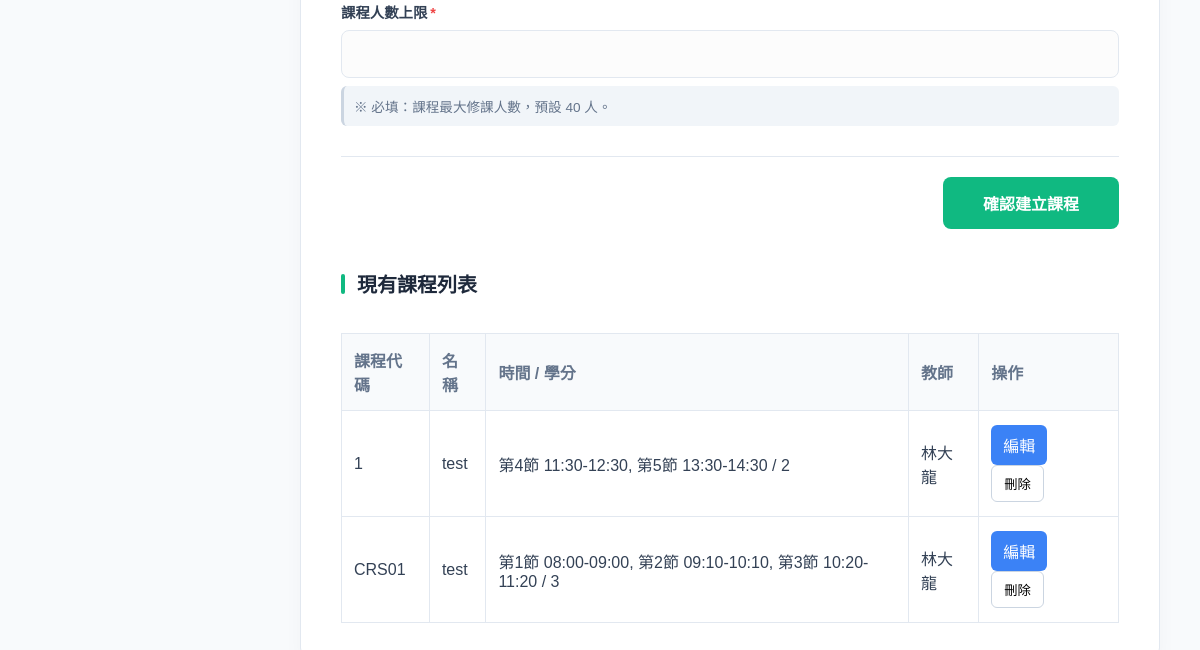
The app's page /accounts/admin/course/add/ (signed in, lower part), older data.
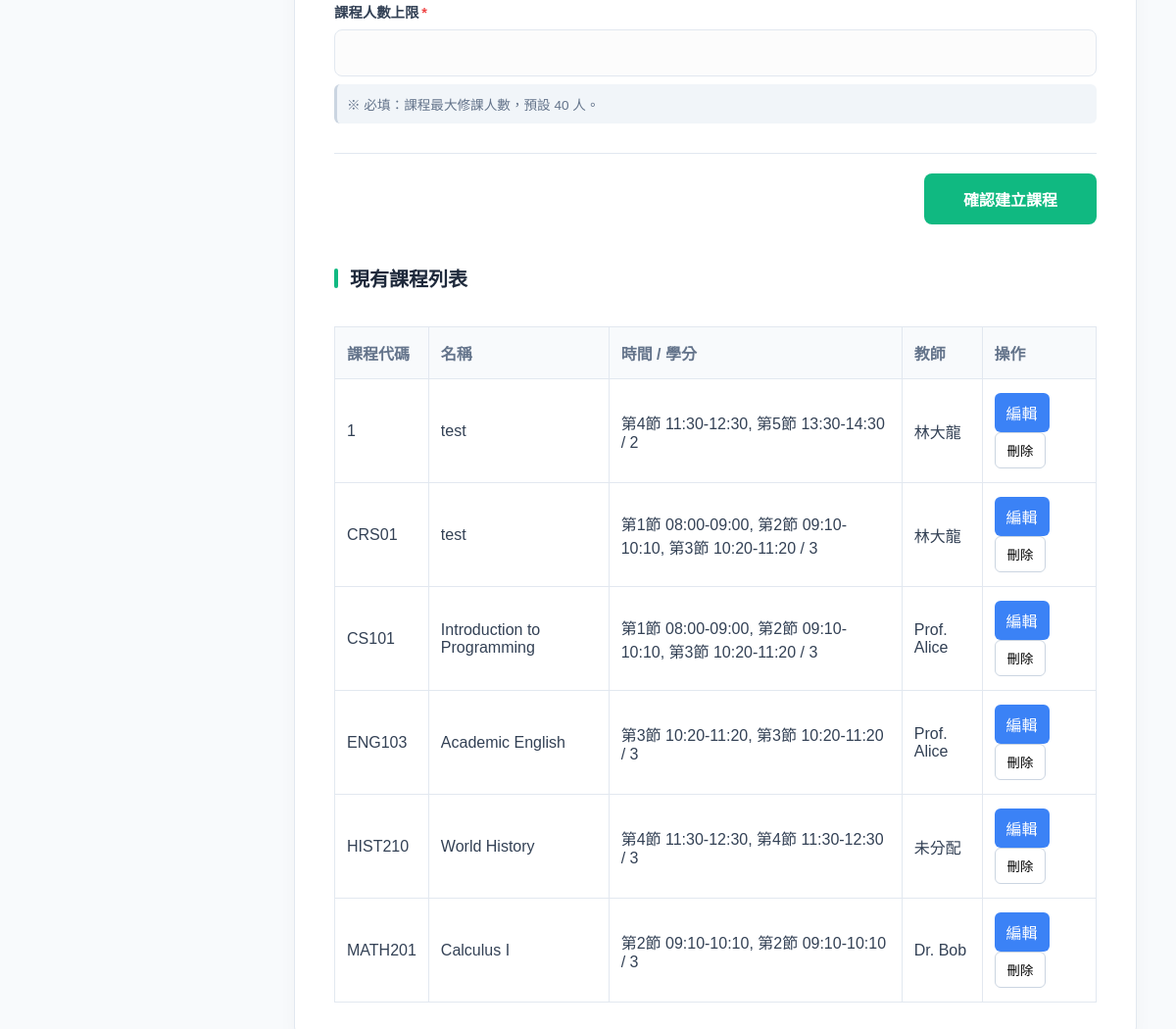
The same page, newer data.
### grades/models.py (models this page shows, shortened)
class Course(models.Model):
    SCHEDULE_CHOICES = [
        ('週一', [
            ('MON_1', '第1節 08:00-09:00'),
            ('MON_2', '第2節 09:10-10:10'),
            ('MON_3', '第3節 10:20-11:20'),
            ('MON_4', '第4節 11:30-12:30'),
            ('MON_5', '第5節 13:30-14:30'),
            ('MON_6', '第6節 14:40-15:40'),
            ('MON_7', '第7節 15:50-16:50'),
            ('MON_8', '第8節 17:00-18:00'),
        ]),
        ('週二', [
            ('TUE_1', '第1節 08:00-09:00'),
            ('TUE_2', '第2節 09:10-10:10'),
            ('TUE_3', '第3節 10:20-11:20'),
            ('TUE_4', '第4節 11:30-12:30'),
            ('TUE_5', '第5節 13:30-14:30'),
            ('TUE_6', '第6節 14:40-15:40'),
            ('TUE_7', '第7節 15:50-16:50'),
            ('TUE_8', '第8節 17:00-18:00'),
        ]),
        ('週三', [
            ('WED_1', '第1節 08:00-09:00'),
            ('WED_2', '第2節 09:10-10:10'),
            ('WED_3', '第3節 10:20-11:20'),
            ('WED_4', '第4節 11:30-12:30'),
            ('WED_5', '第5節 13:30-14:30'),
            ('WED_6', '第6節 14:40-15:40'),
            ('WED_7', '第7節 15:50-16:50'),
            ('WED_8', '第8節 17:00-18:00'),
        ]),
        ('週四', [
            ('THU_1', '第1節 08:00-09:00'),
            ('THU_2', '第2節 09:10-10:10'),
            ('THU_3', '第3節 10:20-11:20'),
            ('THU_4', '第4節 11:30-12:30'),
            ('THU_5', '第5節 13:30-14:30'),
            ('THU_6', '第6節 14:40-15:40'),
            ('THU_7', '第7節 15:50-16:50'),
            ('THU_8', '第8節 17:00-18:00'),
        ]),
        ('週五', [
            ('FRI_1', '第1節 08:00-09:00'),
            ('FRI_2', '第2節 09:10-10:10'),
            ('FRI_3', '第3節 10:20-11:20'),
            ('FRI_4', '第4節 11:30-12:30'),
            ('FRI_5', '第5節 13:30-14:30'),
            ('FRI_6', '第6節 14:40-15:40'),
            ('FRI_7', '第7節 15:50-16:50'),
            ('FRI_8', '第8節 17:00-18:00'),
        ]),
    ]
    name = models.CharField(max_length=100, verbose_name="課程名稱")
    code = models.CharField(max_length=20, unique=True, verbose_name="課程號碼")
    description = models.TextField(blank=True, verbose_name="課程描述")
    schedule = models.CharField(max_length=200, blank=False, verbose_name="上課時間")
    credits = models.PositiveSmallIntegerField(default=3, verbose_name="學分數")
    teacher = models.ForeignKey(
        User,
        null=True,
        blank=True,
        on_delete=models.SET_NULL,
        related_name='teaching_courses',
        verbose_name="任課教師",
    )
    capacity = models.PositiveIntegerField(default=40, verbose_name="課程人數上限")
    @property
    def schedule_list(self):
        if not self.schedule:
            return []
        return [item.strip() for item in self.schedule.split(',') if item.strip()]
    @property
    def schedule_labels(self):
        mapping = {code: label for _, choices in self.SCHEDULE_CHOICES for code, label in choices}
        return [mapping.get(code, code) for code in self.schedule_list]
    @property
    def schedule_display(self):
        if not self.schedule_list:
            return '未設定'
        return ', '.join(self.schedule_labels)

class Profile(models.Model):
    user = models.OneToOneField(User, on_delete=models.CASCADE, related_name='profile')
    full_name = models.CharField(max_length=150, blank=True, verbose_name="姓名")
    avatar = models.ImageField(upload_to='avatars/', null=True, blank=True, verbose_name="個人頭像")
    is_teacher = models.BooleanField(default=False, verbose_name="是否為教師")

### grades/views.py (the view)
# urls.py: path('admin/course/add/', views.admin_add_course, name='admin_add_course'),
@user_passes_test(lambda u: u.is_authenticated and u.is_staff)
def admin_add_course(request):
    if request.method == 'POST':
        form = CourseForm(request.POST)
        if form.is_valid():
            course = form.save()
            messages.success(request, f'課程 {course.code} 已由管理者建立')
            return redirect('admin_add_course')
    else:
        form = CourseForm()
    try:
        form.fields['teacher'].queryset = User.objects.filter(profile__is_teacher=True)
    except Exception:
        pass
    courses = Course.objects.order_by('code')
    return render(request, 'uiux/admin_add_course.html', {
        'form': form,
        'courses': courses,
        'active_nav': 'add_course',
    })

### grades/forms.py (shortened to what this page needs)
class CourseForm(forms.ModelForm):
    schedule = forms.MultipleChoiceField(
        choices=[(code, label) for _, choices in Course.SCHEDULE_CHOICES for code, label in choices],
        widget=forms.CheckboxSelectMultiple(attrs={'class': 'schedule-grid'}),
        required=True,
        label='課程時間',
    )
    credits = forms.IntegerField(min_value=1, max_value=10, required=True, label='學分數')
    capacity = forms.IntegerField(min_value=1, max_value=500, required=True, label='課程人數上限')
    class Meta:
        model = Course
        fields = ('name', 'code', 'teacher', 'credits', 'capacity', 'schedule', 'description')
        widgets = {
            'description': forms.Textarea(attrs={'rows': 4}),
        }
    def __init__(self, *args, **kwargs):
        super().__init__(*args, **kwargs)
        self.fields['code'].required = False
        self.fields['schedule'].required = True
        if self.instance and self.instance.pk and self.instance.schedule:
            self.initial['schedule'] = self.instance.schedule.split(',')
        if 'teacher' in self.fields:
            self.fields['teacher'].queryset = User.objects.filter(profile__is_teacher=True)

### templates/uiux/admin_add_course.html (shortened to what this page needs)
{% extends 'uiux/base_admin.html' %}
{% block content %}
<div class="workspace-card">
    <form method="post" novalidate>
        <div class="form-group">
            <label>課程人數上限<span class="required-star">*</span></label>
            {{ form.capacity }}
            <small class="explanation">※ 必填：課程最大修課人數，預設 40 人。</small>
        </div>
        <div class="action-bar">
            <button type="submit" class="btn-primary">確認建立課程</button>
        </div>
    </form>
    {% if courses %}
    <div style="margin-top: 40px;">
        <h2 class="section-title">現有課程列表</h2>
        <table class="course-table">
            <thead>
                <tr>
                    <th>課程代碼</th>
                    <th>名稱</th>
                    <th>時間 / 學分</th>
                    <th>教師</th>
                    <th>操作</th>
                </tr>
            </thead>
            <tbody>
                {% for course in courses %}
                <tr>
                    <td>{{ course.code }}</td>
                    <td>{{ course.name }}</td>
                    <td>{{ course.schedule_display|default:'未設定' }} / {{ course.credits }}</td>
                    <td>
                        {% if course.teacher %}
                            {{ course.teacher.profile.full_name|default:course.teacher.username }}
                        {% else %}
                            未分配
                        {% endif %}
                    </td>
                    <td class="course-actions">
                        <a href="{% url 'edit_course' course.id %}" style="display:inline-block; margin-right:8px;" class="btn-edit">編輯</a>
                        <form method="post" action="{% url 'remove_course' course.id %}" style="display:inline;">
                            <button type="submit" onclick="return confirm('確定要刪除此課程嗎？');">刪除</button>
                        </form>
                    </td>
                </tr>
                {% endfor %}
            </tbody>
        </table>
    </div>
    {% endif %}
</div>
{% endblock %}

Row changes from the older to the newer data that the page shows:
added Course: code "CS101", name "Introduction to Programming", schedule_display "第1節 08:00-09:00, 第2節 09:10-10:10, 第3節 10:20-11:20", credits "3", teacher.profile.full_name "Prof. Alice"
added Course: code "ENG103", name "Academic English", schedule_display "第3節 10:20-11:20, 第3節 10:20-11:20", credits "3", teacher.profile.full_name "Prof. Alice"
added Course: code "HIST210", name "World History", schedule_display "第4節 11:30-12:30, 第4節 11:30-12:30", credits "3", shows "未分配"
added Course: code "MATH201", name "Calculus I", schedule_display "第2節 09:10-10:10, 第2節 09:10-10:10", credits "3", teacher.profile.full_name "Dr. Bob"
